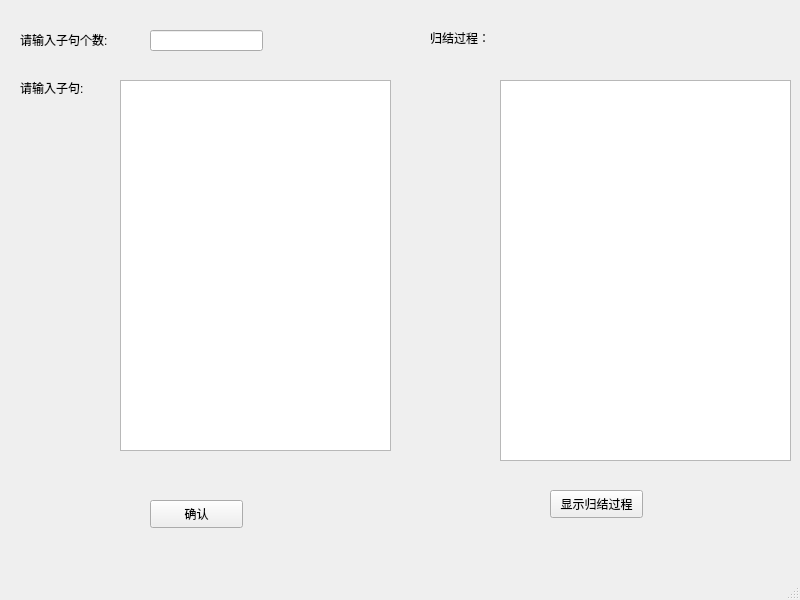
<?xml version="1.0" encoding="UTF-8"?>
<ui version="4.0">
 <class>MainWindow</class>
 <widget class="QMainWindow" name="MainWindow">
  <property name="geometry">
   <rect>
    <x>0</x>
    <y>0</y>
    <width>800</width>
    <height>600</height>
   </rect>
  </property>
  <property name="windowTitle">
   <string>MainWindow</string>
  </property>
  <widget class="QWidget" name="centralwidget">
   <widget class="QPushButton" name="pushButton">
    <property name="geometry">
     <rect>
      <x>150</x>
      <y>500</y>
      <width>93</width>
      <height>28</height>
     </rect>
    </property>
    <property name="text">
     <string>确认</string>
    </property>
   </widget>
   <widget class="QLineEdit" name="InputNum">
    <property name="geometry">
     <rect>
      <x>150</x>
      <y>30</y>
      <width>113</width>
      <height>21</height>
     </rect>
    </property>
    <property name="clearButtonEnabled">
     <bool>true</bool>
    </property>
   </widget>
   <widget class="QLabel" name="label">
    <property name="geometry">
     <rect>
      <x>20</x>
      <y>30</y>
      <width>111</width>
      <height>20</height>
     </rect>
    </property>
    <property name="text">
     <string>请输入子句个数:</string>
    </property>
   </widget>
   <widget class="QLabel" name="label_2">
    <property name="geometry">
     <rect>
      <x>20</x>
      <y>80</y>
      <width>111</width>
      <height>16</height>
     </rect>
    </property>
    <property name="text">
     <string>请输入子句:</string>
    </property>
   </widget>
   <widget class="QPlainTextEdit" name="plainTextEdit">
    <property name="geometry">
     <rect>
      <x>120</x>
      <y>80</y>
      <width>271</width>
      <height>371</height>
     </rect>
    </property>
   </widget>
   <widget class="QLabel" name="label_3">
    <property name="geometry">
     <rect>
      <x>430</x>
      <y>30</y>
      <width>72</width>
      <height>15</height>
     </rect>
    </property>
    <property name="text">
     <string>归结过程：</string>
    </property>
   </widget>
   <widget class="QPushButton" name="pushButton_2">
    <property name="geometry">
     <rect>
      <x>550</x>
      <y>490</y>
      <width>93</width>
      <height>28</height>
     </rect>
    </property>
    <property name="text">
     <string>显示归结过程</string>
    </property>
   </widget>
   <widget class="QTextEdit" name="show">
    <property name="geometry">
     <rect>
      <x>500</x>
      <y>80</y>
      <width>291</width>
      <height>381</height>
     </rect>
    </property>
   </widget>
  </widget>
  <widget class="QMenuBar" name="menubar">
   <property name="geometry">
    <rect>
     <x>0</x>
     <y>0</y>
     <width>800</width>
     <height>26</height>
    </rect>
   </property>
  </widget>
  <widget class="QStatusBar" name="statusbar"/>
 </widget>
 <resources/>
 <connections/>
</ui>
